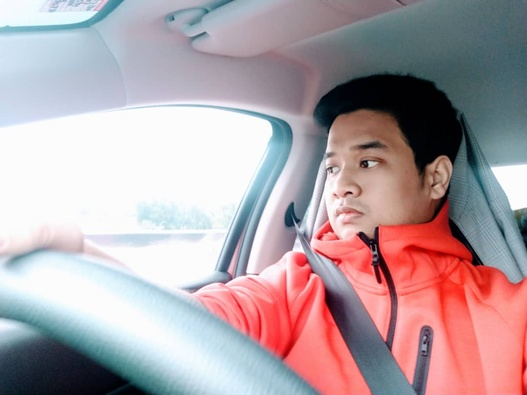
#> input picture ChatGPT/Image Processing/Exercise 2/khoi.jpg, 527 x 395 px, shrunk from 1080 x 809 before the run
$ jupyter execute 'Module 3  Thresholding Techniques  Otsu s Method vs Adaptive Thresholding.ipynb'
#> lines starting #> are read from the running program, lines starting #| are printed output that depends on the picture; after the words box and inside, x2 and y2 are one past the last pixel; in counts of white or black regions, pixels touching at a corner belong together
[cell 1]
import cv2
import matplotlib.pyplot as plt

# Load grayscale image
img = cv2.imread('khoi.jpg', cv2.IMREAD_GRAYSCALE)
#> img: shape (395, 527); min 0, max 255, mean 166.7

# Display original image
plt.figure(figsize=(5,5))
plt.imshow(img, cmap='gray')
plt.title("Original Grayscale Image")
plt.axis('off')
plt.show()

_, global_thresh = cv2.threshold(img, 127, 255, cv2.THRESH_BINARY)
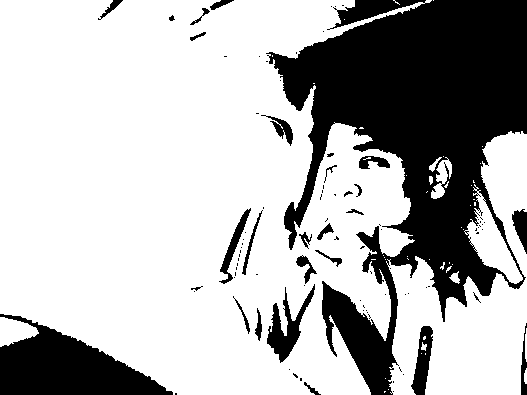
#> global_thresh: shape (395, 527); 71% white; 94 black regions (66 under 20 px), largest, box (x1, y1, x2, y2) and area: (266, 0, 527, 395) 47291, (0, 314, 173, 395) 7585, (267, 284, 315, 363) 1264
plt.imshow(global_thresh, cmap='gray')
plt.title("Global Threshold (127)")
plt.axis('off')
plt.show()

# Otsu finds the best threshold automatically
_, otsu_thresh = cv2.threshold(img, 0, 255, cv2.THRESH_BINARY + cv2.THRESH_OTSU)
#> otsu_thresh: shape (395, 527); 60.4% white; 79 black regions (57 under 20 px), largest, box (x1, y1, x2, y2) and area: (183, 0, 527, 395) 64527, (0, 308, 185, 395) 8788, (248, 274, 327, 395) 3689

print(f"Otsu’s chosen threshold: {_}")  # Display the chosen threshold
#| Otsu’s chosen threshold: 154.0

plt.imshow(otsu_thresh, cmap='gray')
plt.title("Otsu's Thresholding (Auto)")
plt.axis('off')
plt.show()

[cell 2]
# Adaptive Mean Thresholding
adaptive_thresh_mean = cv2.adaptiveThreshold(img, 255,
                                             cv2.ADAPTIVE_THRESH_MEAN_C,
                                             cv2.THRESH_BINARY,
                                             11, 2)
#> adaptive_thresh_mean: shape (395, 527); 76.2% white; 1746 black regions (1591 under 20 px), largest, box (x1, y1, x2, y2) and area: (284, 71, 465, 395) 7742, (400, 112, 527, 395) 4346, (120, 104, 305, 294) 4314

# Adaptive Gaussian Thresholding
adaptive_thresh_gauss = cv2.adaptiveThreshold(img, 255,
                                              cv2.ADAPTIVE_THRESH_GAUSSIAN_C,
                                              cv2.THRESH_BINARY,
                                              11, 2)
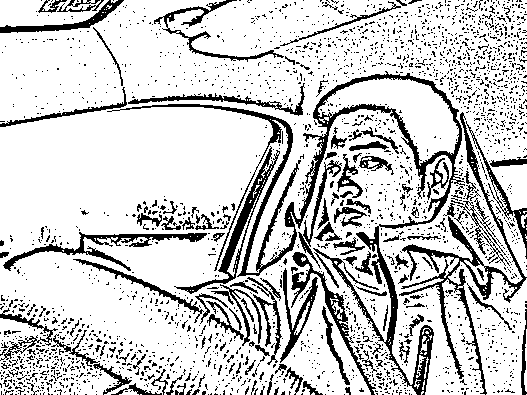
#> adaptive_thresh_gauss: shape (395, 527); 80.2% white; 2559 black regions (2423 under 20 px), largest, box (x1, y1, x2, y2) and area: (107, 71, 465, 395) 8309, (399, 112, 527, 395) 3337, (174, 146, 280, 294) 1513

# Show both results
plt.figure(figsize=(10, 4))

plt.subplot(1, 2, 1)
plt.imshow(adaptive_thresh_mean, cmap='gray')
plt.title("Adaptive Threshold (Mean)")

plt.subplot(1, 2, 2)
plt.imshow(adaptive_thresh_gauss, cmap='gray')
plt.title("Adaptive Threshold (Gaussian)")

plt.show()

[cell 3]
import cv2
import matplotlib.pyplot as plt

#load image and convert to grayscale
img = cv2.imread('cars.jpg',cv2.IMREAD_GRAYSCALE)
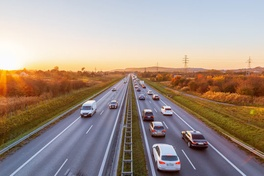
#> input picture ChatGPT/Image Processing/Exercise 2/cars.jpg, 264 x 176 px, shrunk from 540 x 360 before the run
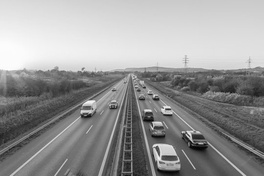
#> img: shape (176, 264); min 1, max 255, mean 151.7

#apply global threshold
_,global_thresh = cv2.threshold(img,127,255,cv2.THRESH_BINARY)
#> global_thresh: shape (176, 264); 53.3% white; 48 black regions (41 under 20 px), largest, box (x1, y1, x2, y2) and area: (134, 70, 264, 176) 10356, (0, 70, 133, 176) 8398, (102, 76, 153, 176) 2407

#apply otsu threshold
_,otsu_thresh = cv2.threshold(img,0,255,cv2.THRESH_BINARY + cv2.THRESH_OTSU)
#> otsu_thresh: shape (176, 264); 43.4% white; 69 white regions (55 under 20 px), largest, box (x1, y1, x2, y2) and area: (0, 0, 264, 82) 18609, (153, 144, 180, 169) 347, (80, 89, 116, 114) 218

# Apply Adaptive Threshold (Mean)
adaptive_thresh = cv2.adaptiveThreshold(img, 255,
                                        cv2.ADAPTIVE_THRESH_MEAN_C,
                                        cv2.THRESH_BINARY,
                                        11, 2)
#> adaptive_thresh: shape (176, 264); 68.6% white; 221 black regions (194 under 20 px), largest, box (x1, y1, x2, y2) and area: (0, 66, 264, 176) 7264, (141, 104, 243, 176) 2089, (4, 94, 120, 176) 1970
# Show all results
plt.figure(figsize=(12,6))
titles = ['Original', 'Global Threshold', "Otsu's Threshold", 'Adaptive Threshold']
images = [img, global_thresh, otsu_thresh, adaptive_thresh]

for i in range(4):
    plt.subplot(2,2,i+1)
    plt.imshow(images[i], cmap='gray')
    plt.title(titles[i])
    plt.axis('off')

plt.tight_layout()
plt.show()

[cell 4]
import cv2
import matplotlib.pyplot as plt

# 1. Load your image (leaf on soil / bee on hive)
img = cv2.imread("kelulut1.jpg")
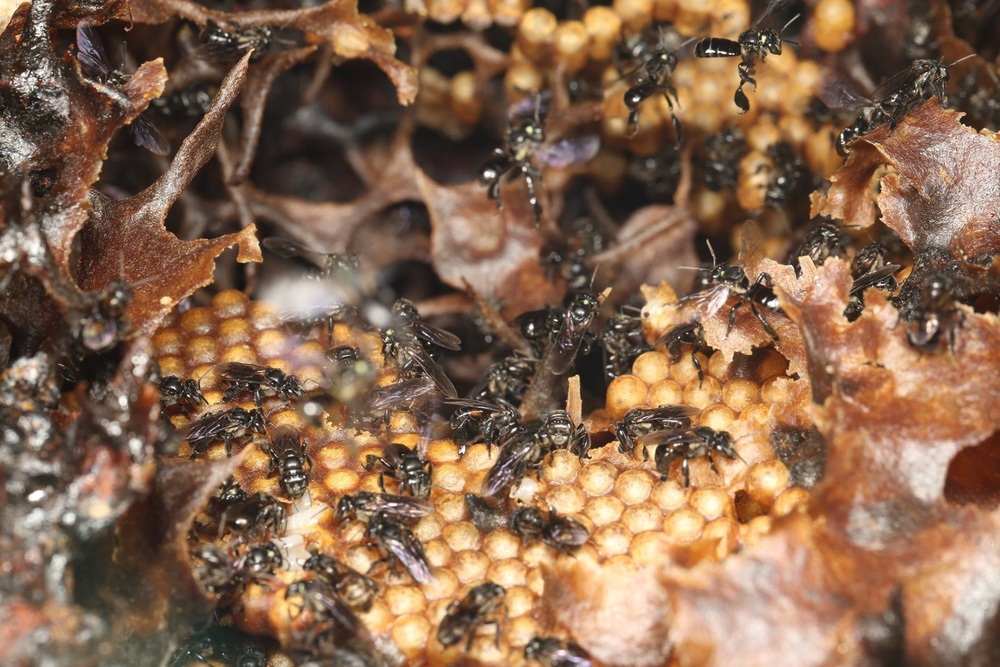
#> input picture ChatGPT/Image Processing/Exercise 2/kelulut1.jpg, 1000 x 667 px, shrunk from 2048 x 1365 before the run
#> img is the input picture: shape (667, 1000, 3); mean B, G, R 80.2, 103.9, 135.7
gray = cv2.cvtColor(img, cv2.COLOR_BGR2GRAY)
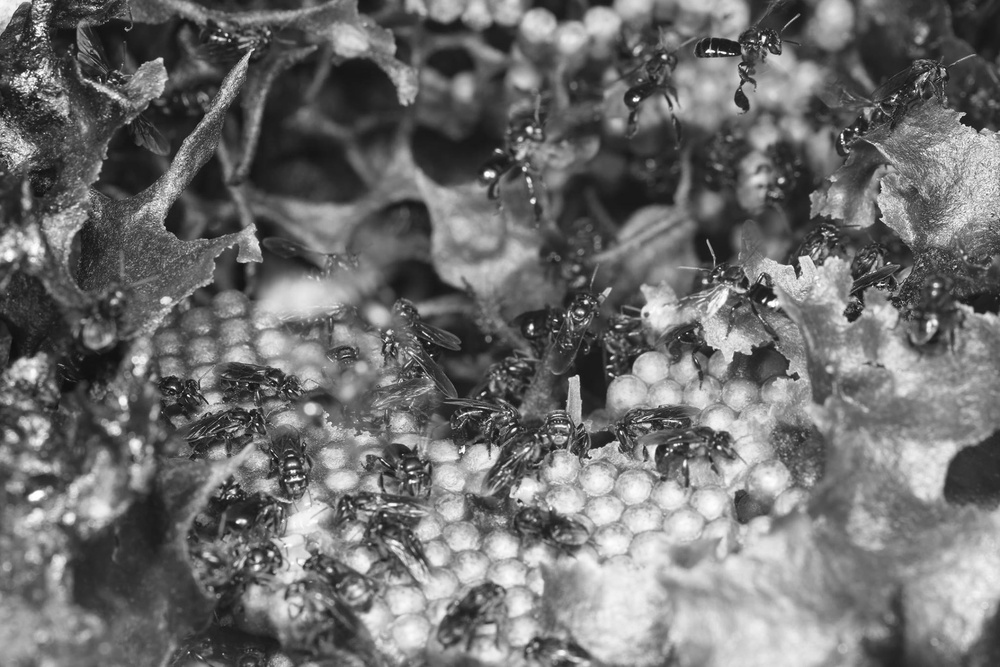
#> gray: shape (667, 1000); min 12, max 255, mean 110.7

# 2. Global Thresholding (fixed value)
_, global_thresh = cv2.threshold(gray, 127, 255, cv2.THRESH_BINARY)
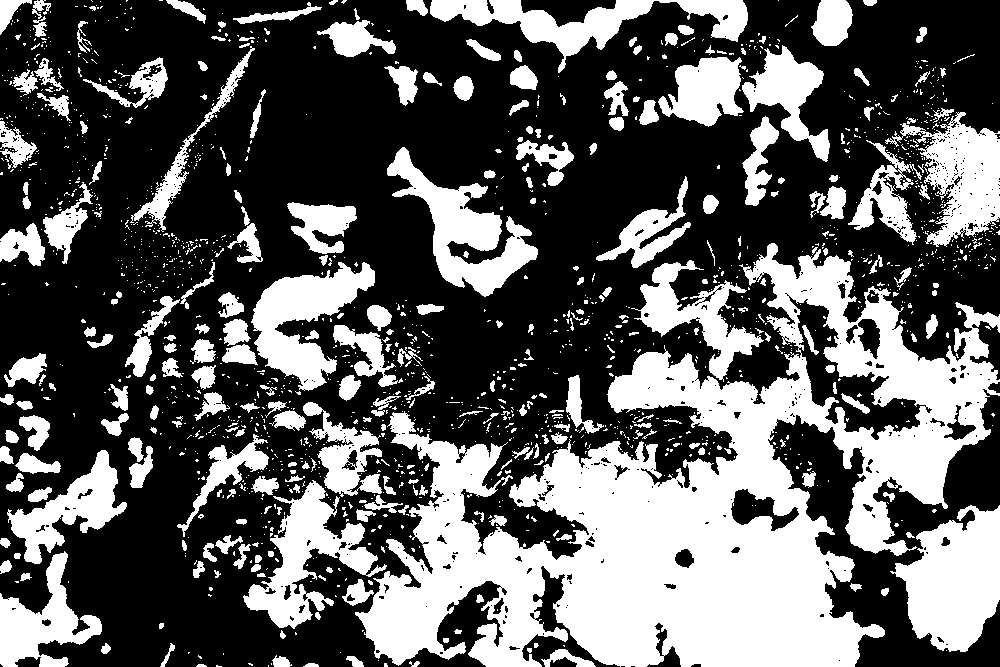
#> global_thresh: shape (667, 1000); 36.6% white; 1684 white regions (1382 under 20 px), largest, box (x1, y1, x2, y2) and area: (355, 243, 1000, 667) 112585, (890, 505, 1000, 652) 10485, (387, 147, 538, 297) 7700

# 3. Otsu's Thresholding (auto)
_, otsu_thresh = cv2.threshold(gray, 0, 255, cv2.THRESH_BINARY_INV + cv2.THRESH_OTSU)
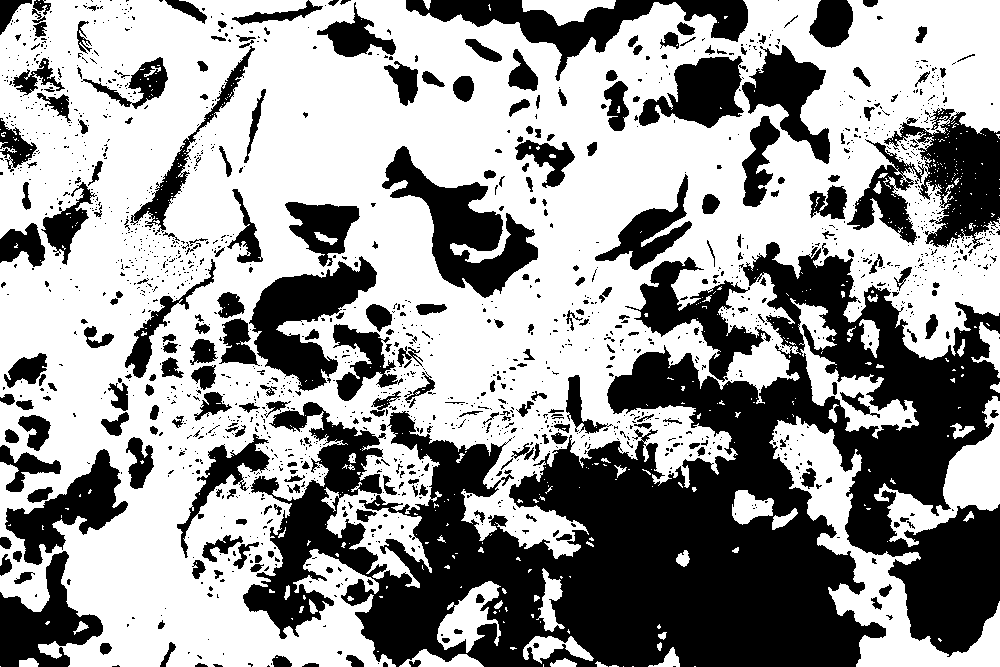
#> otsu_thresh: shape (667, 1000); 59.9% white; 1715 black regions (1426 under 20 px), largest, box (x1, y1, x2, y2) and area: (243, 242, 1000, 667) 145034, (847, 108, 1000, 249) 10601, (382, 146, 538, 298) 8689

# 4. Adaptive Thresholding (mean)
adaptive_thresh = cv2.adaptiveThreshold(gray, 255,
                                        cv2.ADAPTIVE_THRESH_MEAN_C,
                                        cv2.THRESH_BINARY,
                                        11, 3)
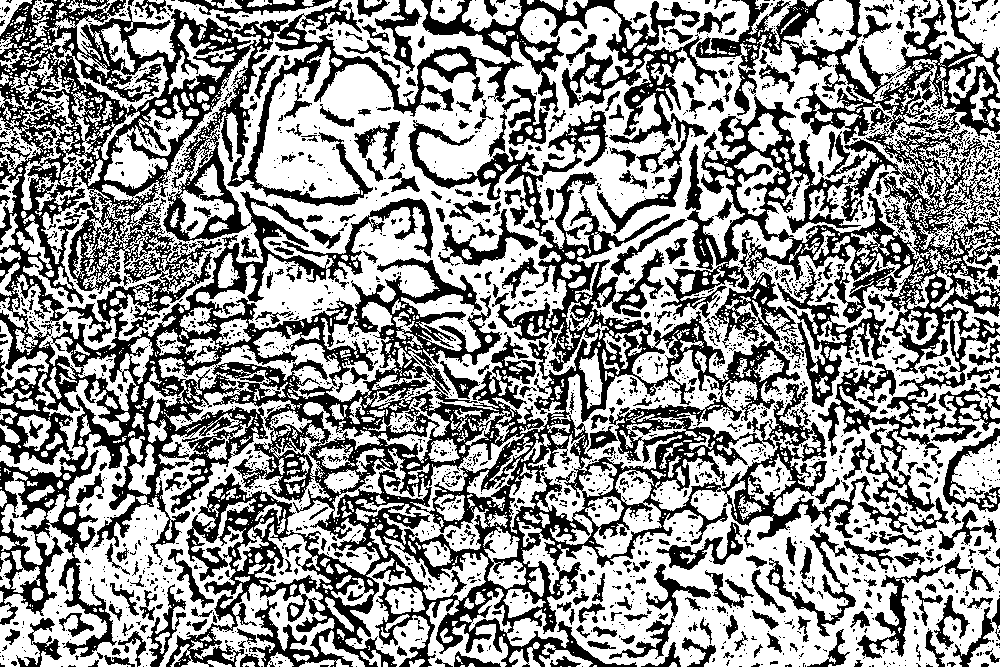
#> adaptive_thresh: shape (667, 1000); 58.2% white; 2162 black regions (1755 under 20 px), largest, box (x1, y1, x2, y2) and area: (0, 0, 871, 667) 169665, (661, 0, 1000, 514) 44484, (777, 261, 890, 407) 3365

# 5. Inverted Adaptive (if object is dark)
adaptive_inv = cv2.adaptiveThreshold(gray, 255,
                                     cv2.ADAPTIVE_THRESH_MEAN_C,
                                     cv2.THRESH_BINARY_INV,
                                     11, 2)
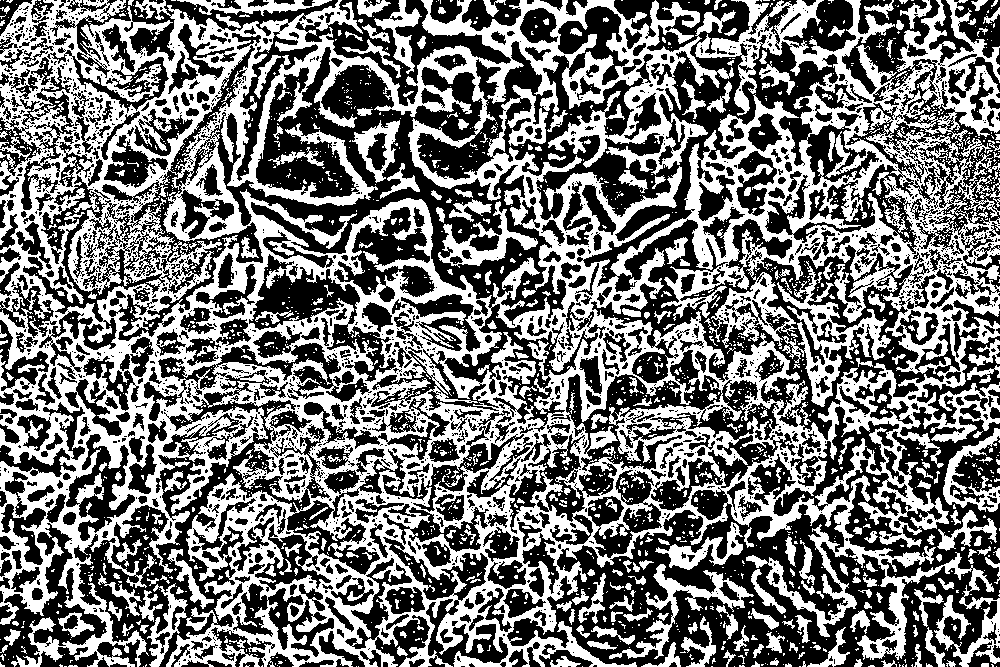
#> adaptive_inv: shape (667, 1000); 46.2% white; 1898 white regions (1586 under 20 px), largest, box (x1, y1, x2, y2) and area: (0, 0, 1000, 667) 261859, (777, 261, 891, 407) 3932, (609, 564, 754, 659) 2336

# 6. Display results
plt.figure(figsize=(12, 8))

titles = ['Original Grayscale', 'Global (127)', "Otsu's Method",
          'Adaptive Mean', 'Adaptive Mean Inverse']
images = [gray, global_thresh, otsu_thresh, adaptive_thresh, adaptive_inv]

for i in range(5):
    plt.subplot(2, 3, i+1)
    plt.imshow(images[i], cmap='gray')
    plt.title(titles[i])
    plt.axis('off')

plt.tight_layout()
plt.show()
